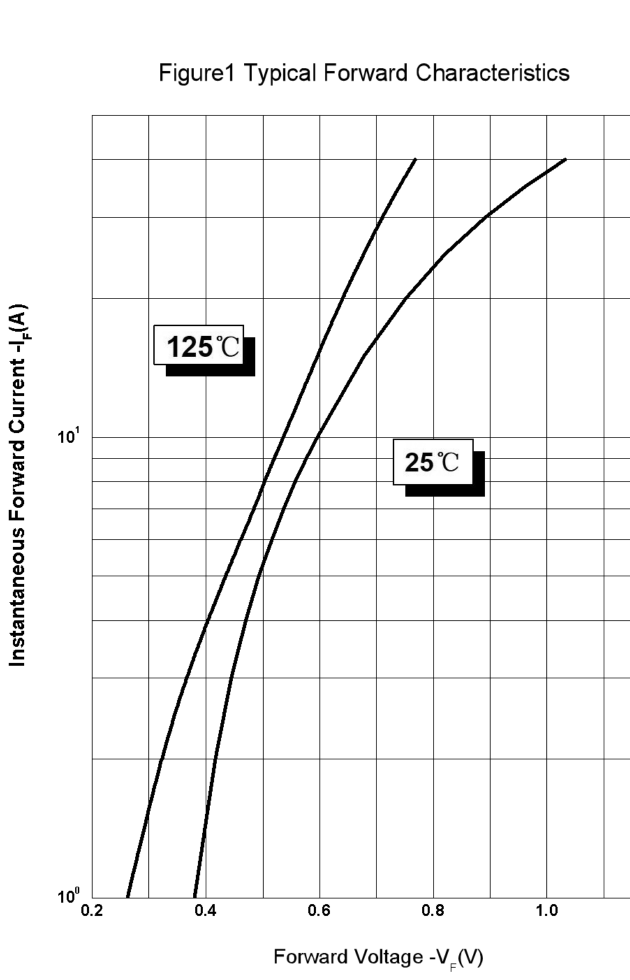
#> input picture spice/spice-fit/st15100s/reference/ST15100S_fig1_forward_400dpi.png, 1260 x 1960 px (shown at 1/2 size)
$ python trace_fwd.py
#> lines starting #> are read from the running program, lines starting #| are printed output that depends on the picture; after the words box and inside, x2 and y2 are one past the last pixel; in counts of white or black regions, pixels touching at a corner belong together
#!/usr/bin/env python3
"""Digitize the ST15100S Figure-1 forward curves (25C and 125C) from the
datasheet raster, adapting the gridline-mask + dark-run tracing approach from
pwr-mosfet-lib/dslib/viz/raster_extract.py.

Two curves separate cleanly by VF at each current level (125C always the
lower-VF / left curve), so we trace by ROW: for each current gridline-row we
take the leftmost dark run = 125C and the rightmost = 25C. The in-chart
"125C"/"25C" label boxes are solid rectangles removed by a connected-component
fill-ratio filter (thin curves survive, filled boxes don't).

Calibration (from detected gridlines, 400 dpi crop f1_hi.png):
  VF(col) = 0.2 + (col-184)/1136.667      # linear, 0.1V per 113.67px
  IF(row) = 10**((1796-row)/922.0)        # log, decade=922px, 1A at row 1796
"""
import numpy as np
from PIL import Image
from scipy import ndimage

import os
IMG = os.path.join(os.path.dirname(os.path.abspath(__file__)),
                   "reference", "ST15100S_fig1_forward_400dpi.png")
COL0, VPP = 184, 1136.667      # col of 0.2V, px per volt
ROW1, DEC = 1796.0, 922.0      # row of 1A, px per decade

def vf(col): return 0.2 + (col - COL0) / VPP
def iff(row): return 10 ** ((ROW1 - row) / DEC)

def main():
    im = np.asarray(Image.open(IMG).convert("L")).astype(np.int32)
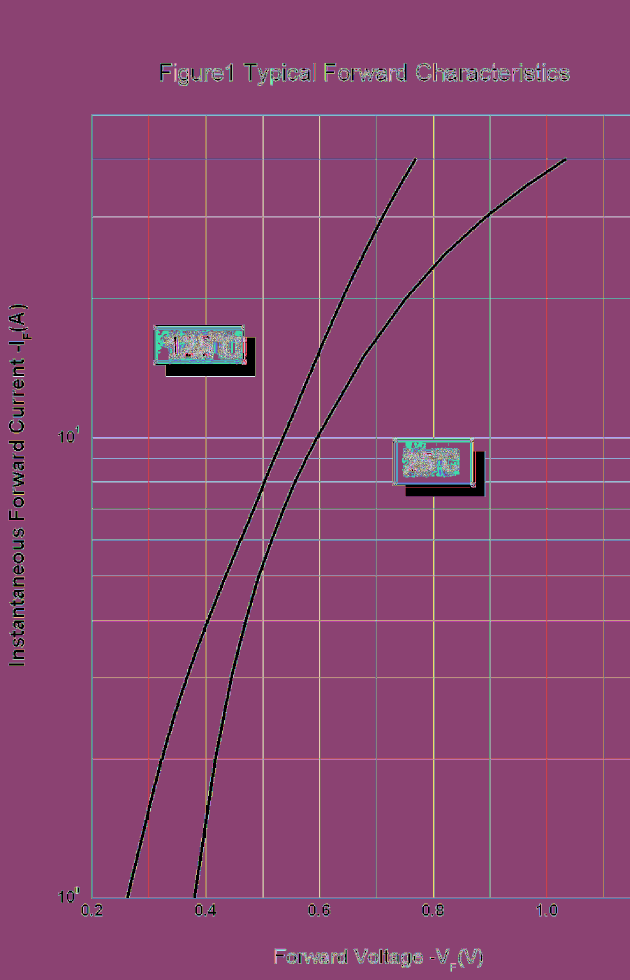
#> im: shape (1960, 1260) int32 (shown at 1/2 size); 256 distinct labels, from 0 to 255; one colour per label, 0 black
    h, w = im.shape
#> h = 1960; w = 1260
    dark = im < 128
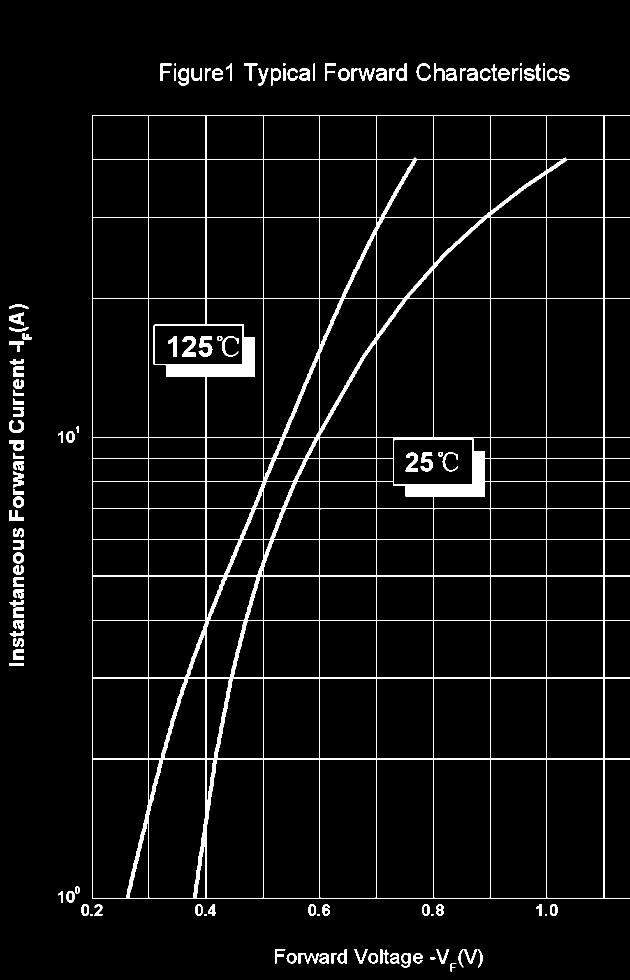
#> dark: shape (1960, 1260) bool (shown at 1/2 size); 4.2% white; 124 white regions (9 under 20 px), largest, box (x1, y1, x2, y2) and area: (184, 230, 1260, 1797) 77114, (397, 672, 425, 714) 659, (364, 672, 392, 714) 641

    # 1) strip gridlines/borders (rows/cols with high dark coverage)
    rowc, colc = dark.sum(1), dark.sum(0)
#> rowc = 1960 values, max 1095 at index 1241, min 0 at index 0, mean 53.07; colc = 1260 values, max 1590 at index 752, min 0 at index 0, mean 82.55
    bad_r = rowc > 0.45 * w
    bad_c = colc > 0.45 * h
    m = dark.copy()
    m[bad_r, :] = False
    m[:, bad_c] = False
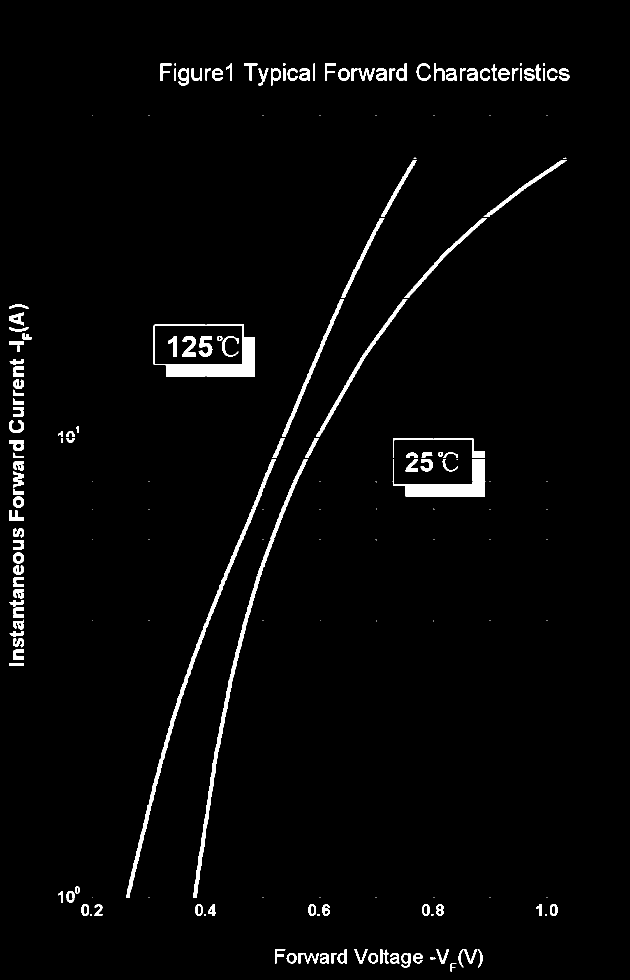
#> m: shape (1960, 1260) bool (shown at 1/2 size); 2.5% white; 275 white regions (103 under 20 px), largest, box (x1, y1, x2, y2) and area: (413, 649, 510, 753) 4045, (868, 964, 970, 993) 2650, (307, 649, 411, 753) 2488

    # 2) remove solid label boxes: connected comps with high bbox fill-ratio
    lbl, n = ndimage.label(m)
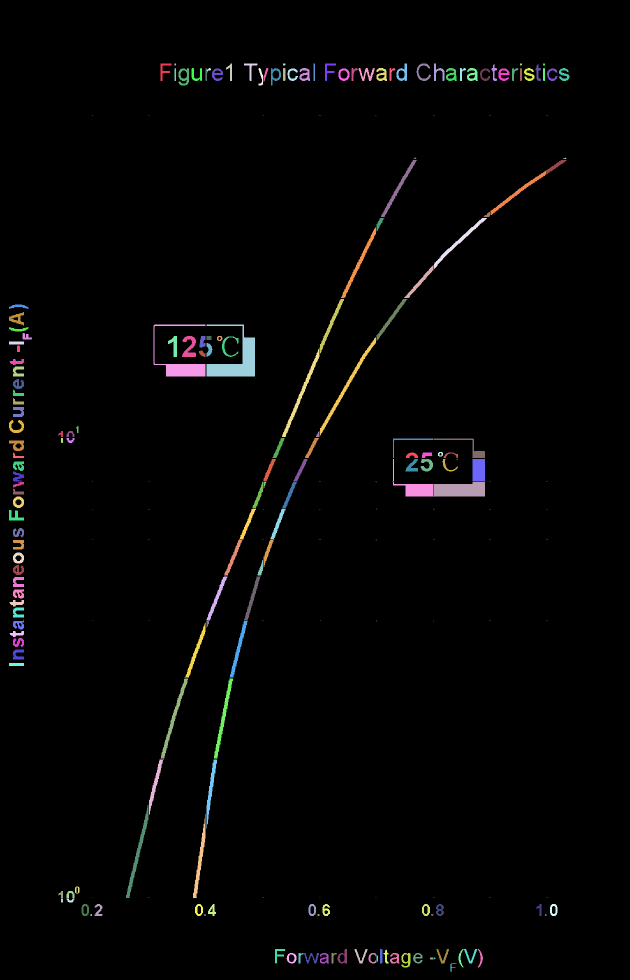
#> lbl: shape (1960, 1260) int32 (shown at 1/2 size); 276 distinct labels, from 0 to 275; one colour per label, 0 black
#> n = 275
    for i in range(1, n + 1):
        ys, xs = np.where(lbl == i)
        bh, bw = np.ptp(ys) + 1, np.ptp(xs) + 1
        area = len(ys)
        fill = area / (bh * bw)
        # curves: long & thin (low fill). boxes/text: compact & filled.
        if area > 400 and fill > 0.35 and min(bh, bw) > 25:
            m[ys, xs] = False
#> this loop made 275 passes
#> (bh, bw, area, fill) on passes 1, 3, 4: (35, 22, 274, 0.356), (35, 12, 175, 0.417), (35, 27, 232, 0.246)
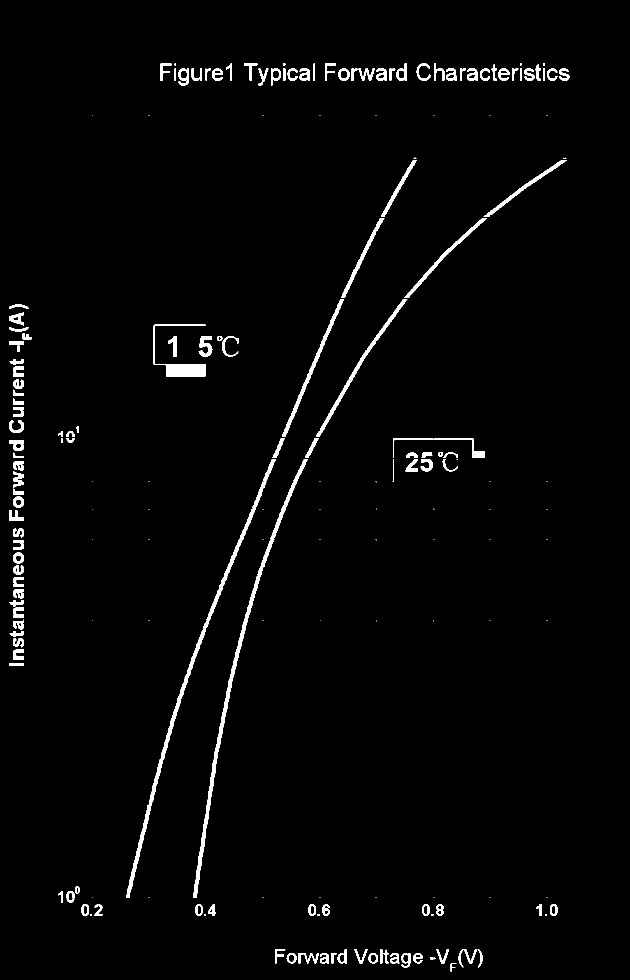
#> m: shape (1960, 1260) bool (shown at 1/2 size); 2.1% white; 270 white regions (103 under 20 px), largest, box (x1, y1, x2, y2) and area: (307, 649, 411, 753) 2488, (640, 674, 752, 871) 1505, (564, 695, 639, 874) 1296

    # plot interior in x (0.2V border .. ~1.15V), skip axis shoulders
    XLO, XHI = COL0 + 6, int(COL0 + VPP * (1.15 - 0.2))

    # 3) row-trace at each current gridline row. Two non-crossing curves ->
    #    the two widest dark runs; left = 125C, right = 25C.
    targets = [2, 3, 5, 7, 10, 15, 20, 30, 40]
    hot, cold, dbg = [], [], []          # (VF, IF)
    for I in targets:
        row = int(round(ROW1 - DEC * np.log10(I)))
        if row < 3 or row >= h:
            continue
        band = m[row - 2:row + 3, :].any(0)   # +-2px band
        xs = np.where(band)[0]
        xs = xs[(xs >= XLO) & (xs <= XHI)]
        if len(xs) == 0:
            continue
        runs = []
        s = xs[0]; p = xs[0]
        for x in xs[1:]:
            if x - p > 6:
                runs.append((s, p)); s = x
            p = x
        runs.append((s, p))
        runs = [(a, b) for a, b in runs if b - a >= 3]   # real strokes only
        if not runs:
            continue
        runs.sort(key=lambda r: r[1] - r[0], reverse=True)
        two = sorted(runs[:2], key=lambda r: r[0])       # by x
        cen = [0.5 * (a + b) for a, b in two]
        cold.append((round(vf(cen[-1]), 4), I))          # rightmost = 25C
        dbg.append((row, cen[-1]))
        if len(cen) >= 2:
            hot.append((round(vf(cen[0]), 4), I))        # leftmost = 125C
            dbg.append((row, cen[0]))
#> this loop made 9 passes
#> (two, cen) on passes 1, 2, 3, 4, 5, 7, 8, 9: ([(319, 328), (427, 434)], [323.5, 430.5]), ([(368, 377), (459, 466)], [372.5, 462.5]), ([(446, 455), (513, 521)], [450.5, 517]), ([(503, 511), (563, 571)], [507, 567]), ([(562, 571), (629, 638)], [566.5, 633.5]), ([(681, 689), (806, 818)], [685, 812]), ([(760, 769), (964, 979)], [764.5, 971.5]), ([(825, 833), (1121, 1132)], [829, 1126.5])
#> cen on pass 6: [410.5, 460.5]
#> after the loop, cold = [(0.417, 2), (0.445, 3), (0.493, 5), (0.537, 7), (0.596, 10), (0.443, 15), (0.752, 20), (0.893, 30), (1.03, 40)]; dbg = [(1518, 430.5), (1518, 323.5), (1356, 462.5), (1356, 372.5), (1152, 517), (1152, 450.5), (1017, 567), (1017, 507), (874, 633.5), (874, 566.5), (712, 460.5), (712, 410.5), (596, 812), (596, 685), (434, 971.5), (434, 764.5), (319, 1126.5), (319, 829)]; hot = [(0.323, 2), (0.366, 3), (0.434, 5), (0.484, 7), (0.536, 10), (0.399, 15), (0.641, 20), (0.711, 30), (0.767, 40)]
    # debug overlay
    ov = np.stack([im.astype(np.uint8)] * 3, -1)
    for r, c in dbg:
        ov[max(0, r - 4):r + 5, max(0, int(c) - 4):int(c) + 5] = [255, 0, 0]
#> this loop made 18 passes
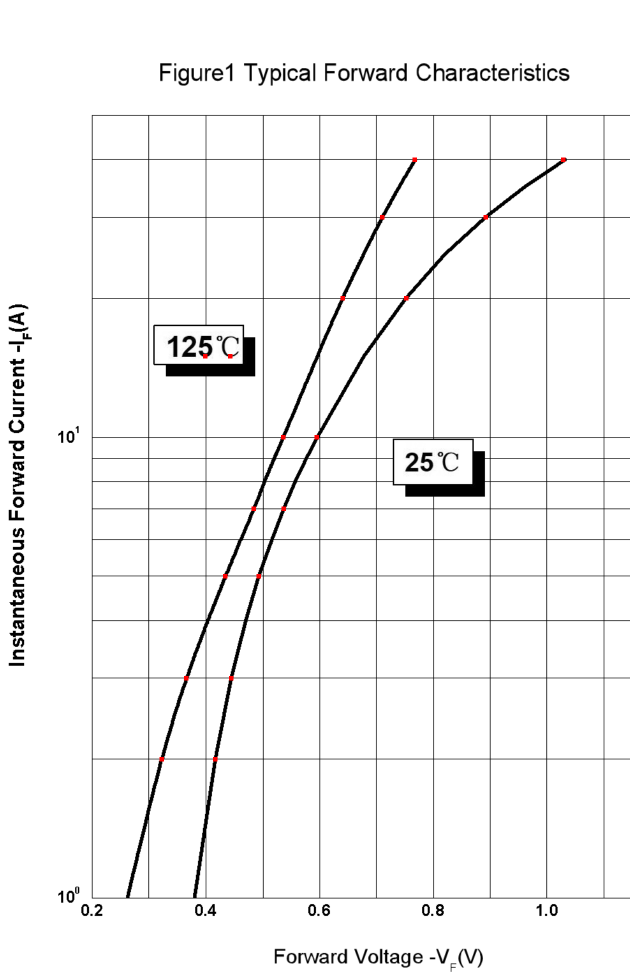
#> ov: shape (1960, 1260, 3) (shown at 1/2 size); mean of channels 0, 1, 2 244.3, 244.2, 244.2; drawn as R, G, B
    Image.fromarray(ov).save(IMG.replace("_forward_400dpi", "_traced"))
    return cold, hot

if __name__ == "__main__":
    cold, hot = main()
    print("# 25C forward (VF, IF):")
    for v, i in cold: print(f"  {v:.3f}  {i}")
#> this loop made 9 passes
#|   0.417  2
#|   0.445  3
#|   0.493  5
#|   0.537  7
#|   0.596  10
#|   0.443  15
#|   0.752  20
#|   0.893  30
#> (further printed lines are left out)
    print("# 125C forward (VF, IF):")
    for v, i in hot: print(f"  {v:.3f}  {i}")
#> this loop made 9 passes
#|   0.323  2
#|   0.366  3
#|   0.434  5
#|   0.484  7
#|   0.536  10
#|   0.399  15
#|   0.641  20
#|   0.711  30
#> (further printed lines are left out)
    # NOTE: the 15A row sits on the "125C"/"25C" label boxes and is discarded
    # (the guaranteed 15A value comes from the datasheet table, not the trace).
    # Sanity-check clean rows instead:
    d = dict((i, v) for v, i in cold)
#> d = 9 items
    print(f"\ncross-check 25C VF@10A = {d.get(10)} V,  @20A = {d.get(20)} V")
#| cross-check 25C VF@10A = 0.5955 V,  @20A = 0.7525 V
    d2 = dict((i, v) for v, i in hot)
#> d2 = 9 items
    print(f"cross-check 125C VF@10A = {d2.get(10)} V,  @20A = {d2.get(20)} V")
#| cross-check 125C VF@10A = 0.5365 V,  @20A = 0.6408 V
